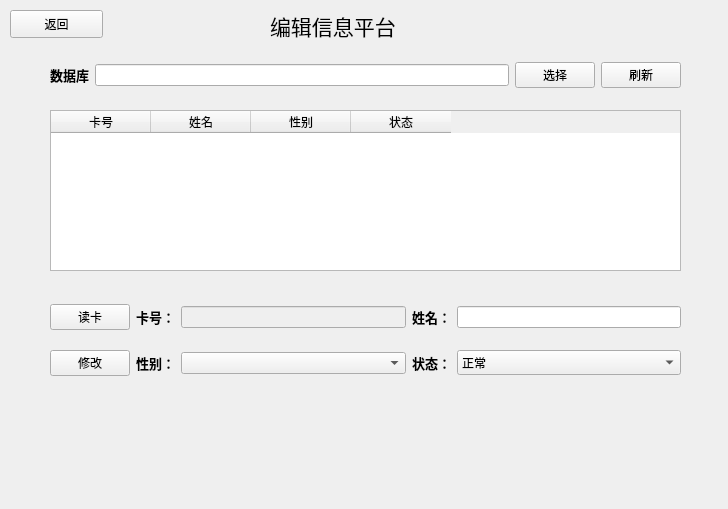
<?xml version="1.0" encoding="UTF-8"?>
<ui version="4.0">
 <class>Updatepage</class>
 <widget class="QWidget" name="Updatepage">
  <property name="geometry">
   <rect>
    <x>0</x>
    <y>0</y>
    <width>728</width>
    <height>509</height>
   </rect>
  </property>
  <property name="windowTitle">
   <string>Form</string>
  </property>
  <widget class="QPushButton" name="updateback">
   <property name="geometry">
    <rect>
     <x>10</x>
     <y>10</y>
     <width>93</width>
     <height>28</height>
    </rect>
   </property>
   <property name="text">
    <string>返回</string>
   </property>
  </widget>
  <widget class="QLabel" name="label">
   <property name="geometry">
    <rect>
     <x>270</x>
     <y>0</y>
     <width>161</width>
     <height>51</height>
    </rect>
   </property>
   <property name="font">
    <font>
     <family>微软雅黑</family>
     <pointsize>16</pointsize>
    </font>
   </property>
   <property name="text">
    <string>编辑信息平台</string>
   </property>
  </widget>
  <widget class="QWidget" name="layoutWidget">
   <property name="geometry">
    <rect>
     <x>50</x>
     <y>60</y>
     <width>631</width>
     <height>30</height>
    </rect>
   </property>
   <layout class="QHBoxLayout" name="db_select">
    <item>
     <widget class="QLabel" name="lb_db">
      <property name="text">
       <string>&lt;html&gt;&lt;head/&gt;&lt;body&gt;&lt;p align=&quot;right&quot;&gt;&lt;span style=&quot; font-size:10pt; font-weight:600;&quot;&gt;数据库&lt;/span&gt;&lt;/p&gt;&lt;/body&gt;&lt;/html&gt;</string>
      </property>
     </widget>
    </item>
    <item>
     <widget class="QLineEdit" name="ted_dbpath">
      <property name="readOnly">
       <bool>true</bool>
      </property>
     </widget>
    </item>
    <item>
     <widget class="QPushButton" name="btn_dbselect">
      <property name="text">
       <string>选择</string>
      </property>
     </widget>
    </item>
    <item>
     <widget class="QPushButton" name="btn_dbrefresh">
      <property name="text">
       <string>刷新</string>
      </property>
     </widget>
    </item>
   </layout>
  </widget>
  <widget class="QTableWidget" name="db_table">
   <property name="geometry">
    <rect>
     <x>50</x>
     <y>110</y>
     <width>631</width>
     <height>161</height>
    </rect>
   </property>
   <property name="editTriggers">
    <set>QAbstractItemView::NoEditTriggers</set>
   </property>
   <property name="selectionMode">
    <enum>QAbstractItemView::SingleSelection</enum>
   </property>
   <property name="selectionBehavior">
    <enum>QAbstractItemView::SelectRows</enum>
   </property>
   <column>
    <property name="text">
     <string>卡号</string>
    </property>
   </column>
   <column>
    <property name="text">
     <string>姓名</string>
    </property>
   </column>
   <column>
    <property name="text">
     <string>性别</string>
    </property>
   </column>
   <column>
    <property name="text">
     <string>状态</string>
    </property>
   </column>
  </widget>
  <widget class="QWidget" name="layoutWidget_2">
   <property name="geometry">
    <rect>
     <x>50</x>
     <y>290</y>
     <width>631</width>
     <height>101</height>
    </rect>
   </property>
   <layout class="QGridLayout" name="gridLayout">
    <item row="0" column="0">
     <widget class="QPushButton" name="pbn_start">
      <property name="text">
       <string>读卡</string>
      </property>
     </widget>
    </item>
    <item row="0" column="1">
     <widget class="QLabel" name="lb_cardID">
      <property name="text">
       <string>&lt;html&gt;&lt;head/&gt;&lt;body&gt;&lt;p align=&quot;right&quot;&gt;&lt;span style=&quot; font-size:10pt; font-weight:600;&quot;&gt;  卡号：&lt;/span&gt;&lt;/p&gt;&lt;/body&gt;&lt;/html&gt;</string>
      </property>
     </widget>
    </item>
    <item row="1" column="0">
     <widget class="QPushButton" name="pbn_addName">
      <property name="text">
       <string>修改</string>
      </property>
     </widget>
    </item>
    <item row="0" column="2">
     <widget class="QLineEdit" name="ted_showNumber">
      <property name="enabled">
       <bool>false</bool>
      </property>
     </widget>
    </item>
    <item row="0" column="3">
     <widget class="QLabel" name="lb_cardName">
      <property name="text">
       <string>&lt;html&gt;&lt;head/&gt;&lt;body&gt;&lt;p align=&quot;right&quot;&gt;&lt;span style=&quot; font-size:10pt; font-weight:600;&quot;&gt;     姓名：&lt;/span&gt;&lt;/p&gt;&lt;/body&gt;&lt;/html&gt;</string>
      </property>
     </widget>
    </item>
    <item row="0" column="4">
     <widget class="QLineEdit" name="ted_showName"/>
    </item>
    <item row="1" column="1">
     <widget class="QLabel" name="lb_cardSex">
      <property name="text">
       <string>&lt;html&gt;&lt;head/&gt;&lt;body&gt;&lt;p align=&quot;right&quot;&gt;&lt;span style=&quot; font-size:10pt; font-weight:600;&quot;&gt;      性别：&lt;/span&gt;&lt;/p&gt;&lt;/body&gt;&lt;/html&gt;</string>
      </property>
     </widget>
    </item>
    <item row="1" column="2">
     <widget class="QComboBox" name="ted_showSex">
      <property name="minimumSize">
       <size>
        <width>140</width>
        <height>0</height>
       </size>
      </property>
      <item>
       <property name="text">
        <string/>
       </property>
      </item>
      <item>
       <property name="text">
        <string>男</string>
       </property>
      </item>
      <item>
       <property name="text">
        <string>女</string>
       </property>
      </item>
     </widget>
    </item>
    <item row="1" column="3">
     <widget class="QLabel" name="label_2">
      <property name="font">
       <font>
        <family>ADMUI3Lg</family>
        <pointsize>10</pointsize>
        <weight>75</weight>
        <bold>true</bold>
       </font>
      </property>
      <property name="text">
       <string>状态：</string>
      </property>
     </widget>
    </item>
    <item row="1" column="4">
     <widget class="QComboBox" name="cb_updateState">
      <property name="minimumSize">
       <size>
        <width>175</width>
        <height>25</height>
       </size>
      </property>
      <item>
       <property name="text">
        <string>正常</string>
       </property>
      </item>
      <item>
       <property name="text">
        <string>已注销</string>
       </property>
      </item>
     </widget>
    </item>
   </layout>
  </widget>
 </widget>
 <resources/>
 <connections/>
</ui>
